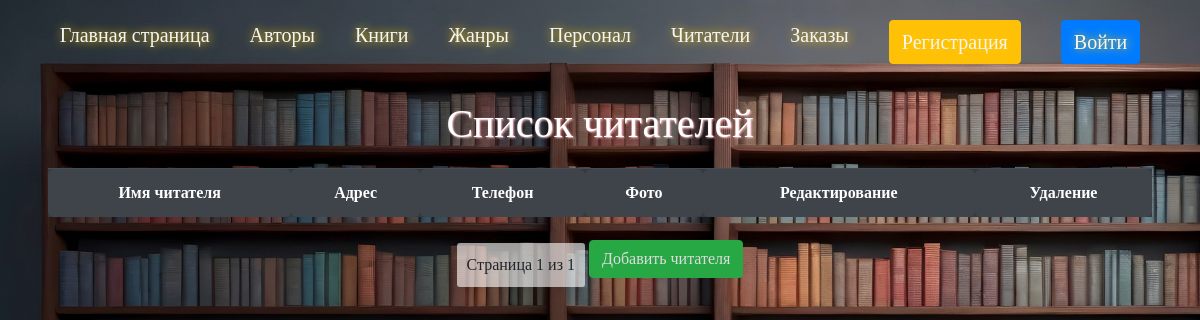
The app's page /readers/list/, older data.
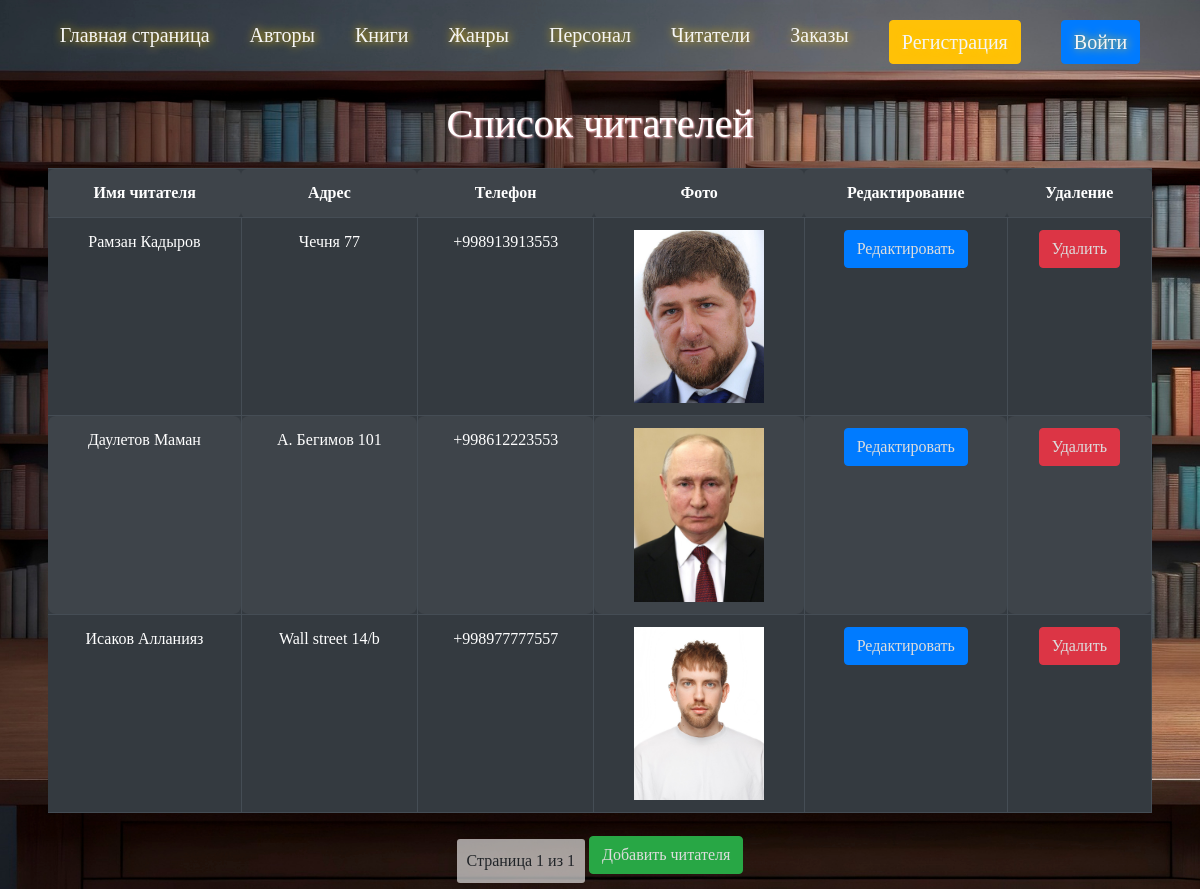
The same page, newer data.
### readers/models.py (models this page shows, shortened)
class Readers(models.Model):  # connect with Booking
    name = models.CharField(max_length=255)
    adress = models.CharField(max_length=100)
    telephone = models.CharField(max_length=20)
    image = models.ImageField(default="Test.jpg", blank=True)
    slug = models.SlugField(default="", null=False)

### readers/views.py (the view)
# urls.py: path('readers/list/',views.readers_list, name='readers_list'),
def readers_list(request):
    readers = Readers.objects.all()
    paginator = Paginator(readers, 4)  # Показывать 4 читателей на странице
    page_number = request.GET.get('page')
    page_obj = paginator.get_page(page_number)
    return render(request, 'readers/readers_list.html', {'page_obj': page_obj})

### readers/templates/readers/readers_list.html (shortened to what this page needs)
{% extends 'base.html' %}
{% block header %}
<div class="box-author">
    <h1>Список читателей</h1>
    <table class="table table-dark table-striped">
        <tr>
            <th>Имя читателя</th>
            <th>Адрес</th>
            <th>Телефон</th>
            <th>Фото</th>
            <th>Редактирование</th>
            <th>Удаление</th>
        </tr>
        {% for reader in page_obj %}
        <tr>
            <td>{{ reader.name }}</td>
            <td>{{ reader.adress }}</td>
            <td>{{ reader.telephone }}</td>
            <td>
                {% if reader.image %}
                    <img src="{{ reader.image.url }}" alt="reader-portret" width="130px">
                {% else %}
                    <img src="/path/to/default/image.jpg" alt="default-reader-portret" width="130px">
                {% endif %}
            </td>
            <td><button type="button" class="btn btn-primary"><a href="{% url 'reader_update' reader.pk %}">Редактировать</a></button></td>
            <td><button type="button" class="btn btn-danger"><a href="{% url 'reader_delete' reader.pk %}">Удалить</a></button></td>
        </tr>
        {% endfor %}
    </table>
    <div class="pagination">
        <span class="step-links">
            <span>Страница {{ page_obj.number }} из {{ page_obj.paginator.num_pages }}</span>
        </span>
    </div>
    <button type="button" class="btn btn-success"><a href="{% url 'reader_create' %}">Добавить читателя</a></button>
</div>
{% endblock %}

Row changes from the older to the newer data that the page shows:
added Readers: name "Рамзан Кадыров", adress "Чечня 77", telephone "+998913913553", image (picture)
added Readers: name "Даулетов Маман", adress "А. Бегимов 101", telephone "+998612223553", image (picture)
added Readers: name "Исаков Алланияз", adress "Wall street 14/b", telephone "+998977777557", image (picture)
